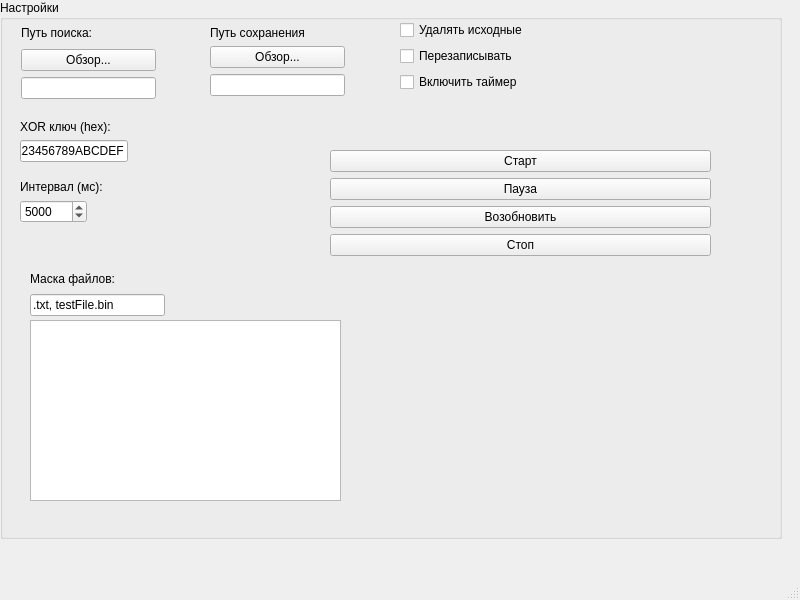
<?xml version="1.0" encoding="UTF-8"?>
<ui version="4.0">
 <class>MainWindow</class>
 <widget class="QMainWindow" name="MainWindow">
  <property name="geometry">
   <rect>
    <x>0</x>
    <y>0</y>
    <width>800</width>
    <height>600</height>
   </rect>
  </property>
  <property name="windowTitle">
   <string>MainWindow</string>
  </property>
  <widget class="QWidget" name="centralwidget">
   <widget class="QGroupBox" name="groupBox">
    <property name="geometry">
     <rect>
      <x>0</x>
      <y>0</y>
      <width>782</width>
      <height>539</height>
     </rect>
    </property>
    <property name="title">
     <string>Настройки</string>
    </property>
    <widget class="QListWidget" name="fileListWidget">
     <property name="geometry">
      <rect>
       <x>30</x>
       <y>320</y>
       <width>311</width>
       <height>181</height>
      </rect>
     </property>
    </widget>
    <widget class="QWidget" name="layoutWidget">
     <property name="geometry">
      <rect>
       <x>30</x>
       <y>270</y>
       <width>135</width>
       <height>46</height>
      </rect>
     </property>
     <layout class="QGridLayout" name="gridLayout">
      <item row="2" column="0">
       <widget class="QLineEdit" name="fileMaskEdit">
        <property name="text">
         <string>.txt, testFile.bin</string>
        </property>
       </widget>
      </item>
      <item row="1" column="0">
       <widget class="QLabel" name="label">
        <property name="text">
         <string>Маска файлов:</string>
        </property>
       </widget>
      </item>
     </layout>
    </widget>
    <widget class="QWidget" name="layoutWidget">
     <property name="geometry">
      <rect>
       <x>400</x>
       <y>20</y>
       <width>131</width>
       <height>74</height>
      </rect>
     </property>
     <layout class="QFormLayout" name="formLayout">
      <item row="0" column="0">
       <widget class="QCheckBox" name="deleteSourceCheckBox">
        <property name="text">
         <string>Удалять исходные</string>
        </property>
       </widget>
      </item>
      <item row="1" column="0">
       <widget class="QCheckBox" name="overwriteCheckBox">
        <property name="text">
         <string>Перезаписывать</string>
        </property>
       </widget>
      </item>
      <item row="2" column="0">
       <widget class="QCheckBox" name="timerCheckBox">
        <property name="text">
         <string>Включить таймер</string>
        </property>
       </widget>
      </item>
     </layout>
    </widget>
    <widget class="QWidget" name="layoutWidget">
     <property name="geometry">
      <rect>
       <x>20</x>
       <y>120</y>
       <width>141</width>
       <height>46</height>
      </rect>
     </property>
     <layout class="QFormLayout" name="formLayout_4">
      <item row="0" column="0">
       <widget class="QLabel" name="label_4">
        <property name="text">
         <string>XOR ключ (hex):</string>
        </property>
       </widget>
      </item>
      <item row="1" column="0">
       <widget class="QLineEdit" name="xorKeyEdit">
        <property name="text">
         <string>123456789ABCDEF</string>
        </property>
       </widget>
      </item>
     </layout>
    </widget>
    <widget class="QWidget" name="layoutWidget">
     <property name="geometry">
      <rect>
       <x>20</x>
       <y>180</y>
       <width>90</width>
       <height>46</height>
      </rect>
     </property>
     <layout class="QFormLayout" name="formLayout_5">
      <item row="0" column="0">
       <widget class="QLabel" name="label_5">
        <property name="text">
         <string>Интервал (мс):</string>
        </property>
       </widget>
      </item>
      <item row="1" column="0">
       <widget class="QSpinBox" name="intervalSpinBox">
        <property name="maximum">
         <number>3600000</number>
        </property>
        <property name="value">
         <number>5000</number>
        </property>
       </widget>
      </item>
     </layout>
    </widget>
    <widget class="QWidget" name="layoutWidget">
     <property name="geometry">
      <rect>
       <x>330</x>
       <y>150</y>
       <width>381</width>
       <height>131</height>
      </rect>
     </property>
     <layout class="QFormLayout" name="formLayout_6">
      <item row="0" column="0" colspan="2">
       <widget class="QPushButton" name="startButton">
        <property name="text">
         <string>Старт</string>
        </property>
       </widget>
      </item>
      <item row="1" column="0" colspan="2">
       <widget class="QPushButton" name="pauseButton">
        <property name="text">
         <string>Пауза</string>
        </property>
       </widget>
      </item>
      <item row="2" column="0" colspan="2">
       <widget class="QPushButton" name="resumeButton">
        <property name="text">
         <string>Возобновить</string>
        </property>
       </widget>
      </item>
      <item row="3" column="0" colspan="2">
       <widget class="QPushButton" name="stopButton">
        <property name="text">
         <string>Стоп</string>
        </property>
       </widget>
      </item>
     </layout>
    </widget>
    <widget class="QWidget" name="">
     <property name="geometry">
      <rect>
       <x>21</x>
       <y>23</y>
       <width>135</width>
       <height>76</height>
      </rect>
     </property>
     <layout class="QGridLayout" name="gridLayout_2">
      <item row="0" column="0">
       <widget class="QLabel" name="label_2">
        <property name="text">
         <string>Путь поиска:</string>
        </property>
       </widget>
      </item>
      <item row="1" column="0">
       <widget class="QPushButton" name="browseInputButton">
        <property name="text">
         <string>Обзор...</string>
        </property>
       </widget>
      </item>
      <item row="2" column="0">
       <widget class="QLineEdit" name="inputPathEdit"/>
      </item>
     </layout>
    </widget>
    <widget class="QWidget" name="">
     <property name="geometry">
      <rect>
       <x>210</x>
       <y>25</y>
       <width>135</width>
       <height>71</height>
      </rect>
     </property>
     <layout class="QGridLayout" name="gridLayout_3">
      <item row="0" column="0">
       <widget class="QLabel" name="label_3">
        <property name="text">
         <string>Путь сохранения</string>
        </property>
       </widget>
      </item>
      <item row="1" column="0">
       <widget class="QPushButton" name="browseOutputButton">
        <property name="text">
         <string>Обзор...</string>
        </property>
       </widget>
      </item>
      <item row="2" column="0">
       <widget class="QLineEdit" name="outputPathEdit"/>
      </item>
     </layout>
    </widget>
   </widget>
  </widget>
  <widget class="QMenuBar" name="menubar">
   <property name="geometry">
    <rect>
     <x>0</x>
     <y>0</y>
     <width>800</width>
     <height>22</height>
    </rect>
   </property>
  </widget>
  <widget class="QStatusBar" name="statusbar"/>
 </widget>
 <resources/>
 <connections/>
</ui>
